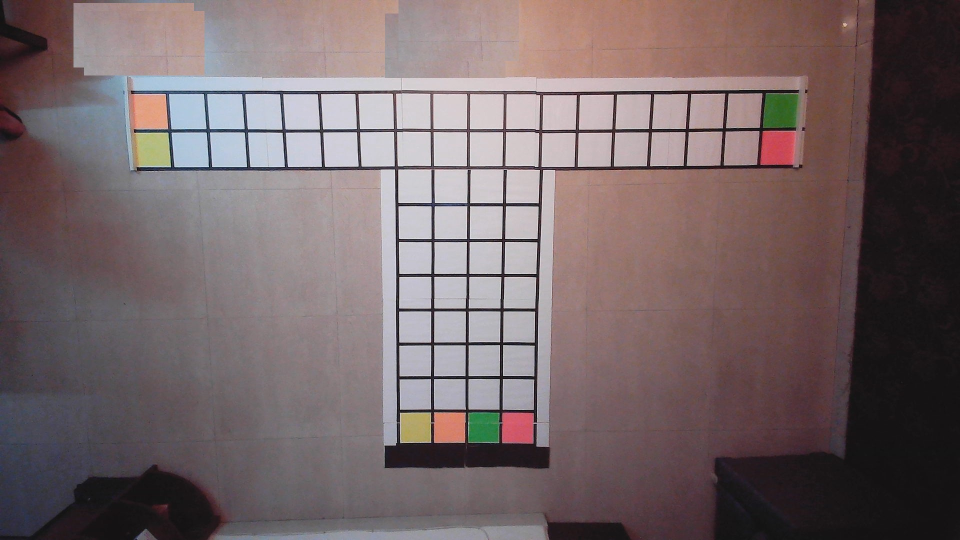
#> input picture ring_light.jpg, 1920 x 1080 px (shown at 1/2 size)
$ python -i extract_contours.py   (imports and definitions only)
#> lines starting #> are read from the running program, lines starting #| are printed output that depends on the picture; after the words box and inside, x2 and y2 are one past the last pixel; in counts of white or black regions, pixels touching at a corner belong together
#> further down, picture is the input picture: shape (1080, 1920, 3); mean B, G, R 103.8, 102.1, 116.8
import cv2
import numpy as np
import imutils

def size_mod(img,times):
    h,w = img.shape[:2]
    dim = (int(w*times), int(h*times))
    return cv2.resize(img, dim)


class ExtractContour:
    def __init__(self,img):
        self.img = img
        H,W = self.img.shape[:2]
#> H = 1080; W = 1920
        #purple_mask
        hsv = cv2.cvtColor(self.img, cv2.COLOR_BGR2HSV)
#> hsv: shape (1080, 1920, 3); mean H, S, V 117.7, 45.4, 119.1
        pruple_mask = cv2.inRange(hsv,(130, 100, 80), (180, 255,255))
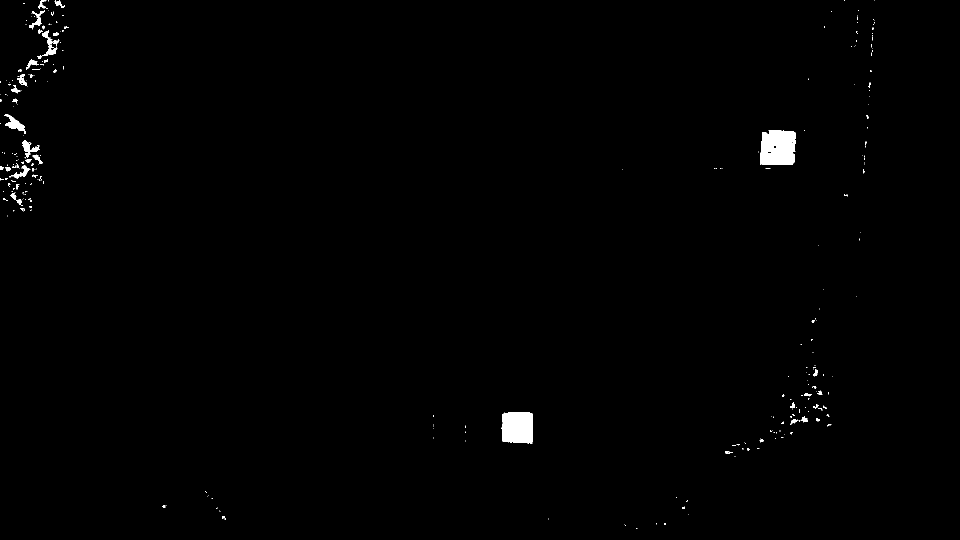
#> pruple_mask: shape (1080, 1920) (shown at 1/2 size); 0.68% white; 297 white regions (242 under 20 px), largest, box (x1, y1, x2, y2) and area: (1520, 261, 1592, 330) 4466, (1004, 825, 1066, 886) 3642, (9, 228, 51, 268) 618
        # pruple_mask = cv2.inRange(hsv,(165,100, 80), (175, 200,255))

        #for analysis only
        #comment at end
        #dim = (int(W/2), int(H/2))
        #pruple_mask= cv2.resize(pruple_mask, dim)

        kernel = np.ones((5,5),np.uint8)
        eroded = cv2.morphologyEx(pruple_mask, cv2.MORPH_OPEN, kernel)
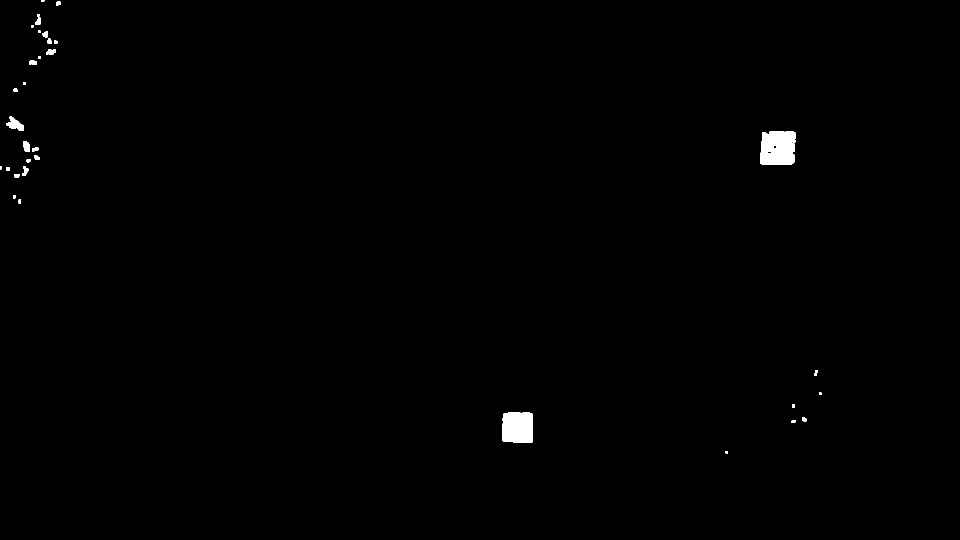
#> eroded: shape (1080, 1920) (shown at 1/2 size); 0.51% white; 34 white regions, largest, box (x1, y1, x2, y2) and area: (1520, 263, 1592, 330) 4390, (1004, 825, 1066, 886) 3616, (13, 233, 48, 262) 533
        blur = cv2.blur(eroded, (3,3))
        eroded = cv2.erode(pruple_mask, kernel)
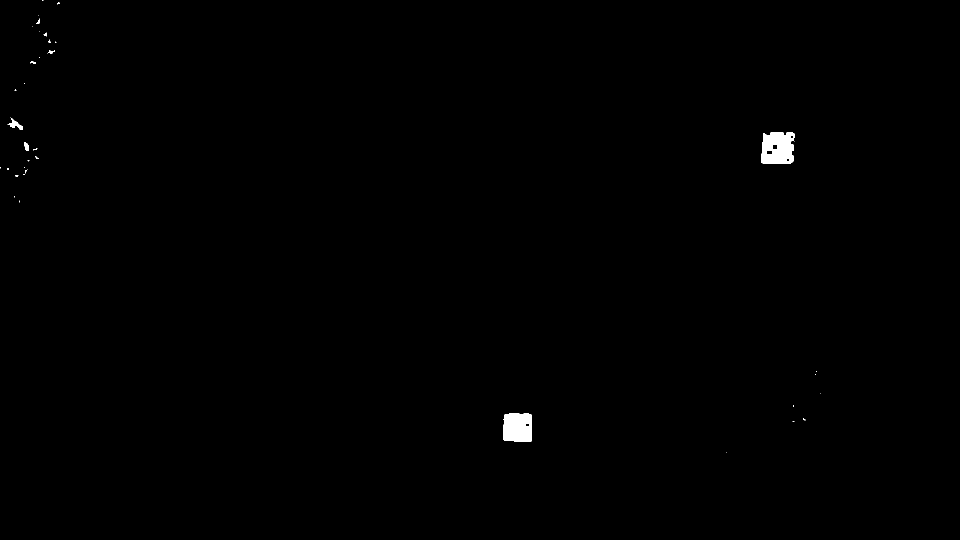
#> eroded: shape (1080, 1920) (shown at 1/2 size); 0.36% white; 38 white regions (29 under 20 px), largest, box (x1, y1, x2, y2) and area: (1522, 265, 1590, 328) 3597, (1006, 827, 1064, 884) 3088, (15, 235, 46, 260) 269
# [6 lines of commented-out code are left out]
        edge = cv2.Canny(blur, 10,250)
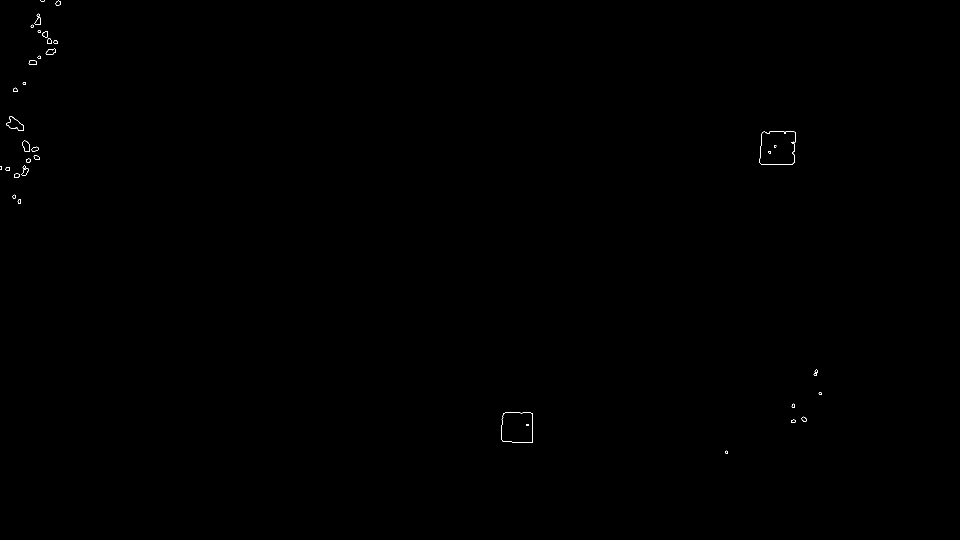
#> edge: shape (1080, 1920) (shown at 1/2 size); 0.08% white in thin lines or dots, all inside (x1, y1, x2, y2) = (0, 0, 1643, 907)
        small_img = size_mod(edge, 0.5)
#> in size_mod, `return cv2.resize(img, dim)`:
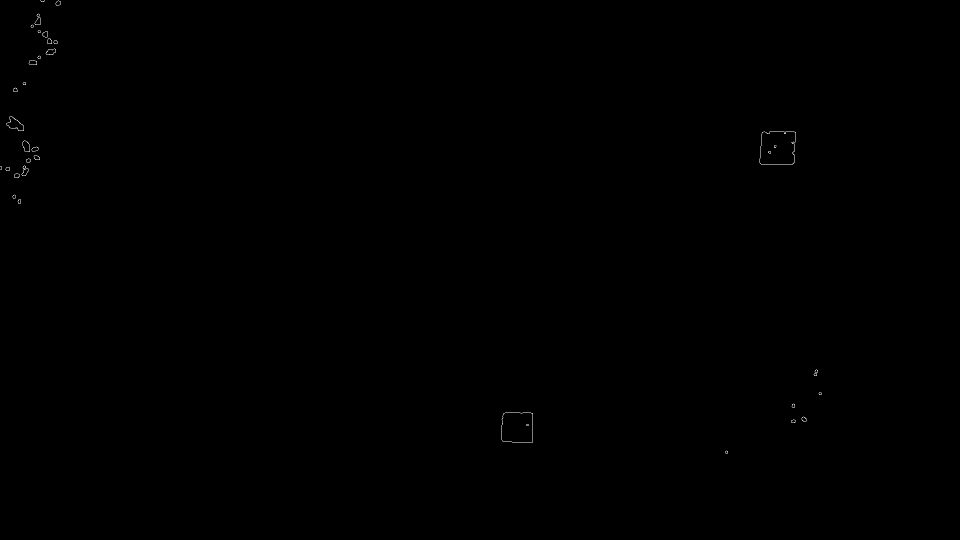
#> returned value: shape (540, 960); min 0, max 191, mean 0.2
        # [15 lines of commented-out code are left out]

        (cnts, _) = cv2.findContours(edge.copy(), cv2.RETR_EXTERNAL, cv2.CHAIN_APPROX_SIMPLE)
#> cnts = 34 contours, 7 with area under 20; largest, box (x1, y1, x2, y2) and area: (1519, 262, 1592, 330) 4420, (1003, 824, 1066, 886) 3602, (12, 232, 48, 262) 527, (45, 281, 60, 304) 240, (91, 97, 112, 110) 163

        idx = 0
        self.bot_img = []
        self.bot_location = []
        sort_cnts = sorted(cnts,key=cv2.contourArea,reverse=True)
#> sort_cnts has the same summary as cnts
        for c in cnts:
            # print(f'{cv2.contourArea(c)} |||  {0.02*0.02*H*W}')
            x,y,w,h = cv2.boundingRect(c)
            if w> (0.02*W) and h> (0.02*W):
                idx+=1
                location = [y+ h/2, x+ w/2]
                self.bot_location.append(location)
                new_img=self.img[y-30:y+h+30,x-30:x+w+30]
                self.bot_img.append(new_img)
#> this loop made 34 passes
#> (x, y, w, h, idx, location) on passes 4, 19: (1003, 824, 63, 62, 1, [855, 1034.5]), (1519, 262, 73, 68, 2, [296, 1555.5])
#> (x, y, w, h) on passes 1, 2, 3, 5, 6, 7: (1450, 901, 6, 6), (1582, 839, 9, 7), (1603, 833, 10, 10), (1583, 807, 7, 8), (1637, 784, 6, 6), (1627, 747, 7, 5)
#> after the loop, idx = 2; self.bot_img = 2 items; self.bot_location = [[855, 1034.5], [296, 1555.5]]
        # [4 lines of commented-out code are left out]

    def ret(self):
        return self.bot_img, self.bot_location

>>> import cv2
>>> picture = cv2.imread('ring_light.jpg')
>>> result = ExtractContour(picture).ret()
